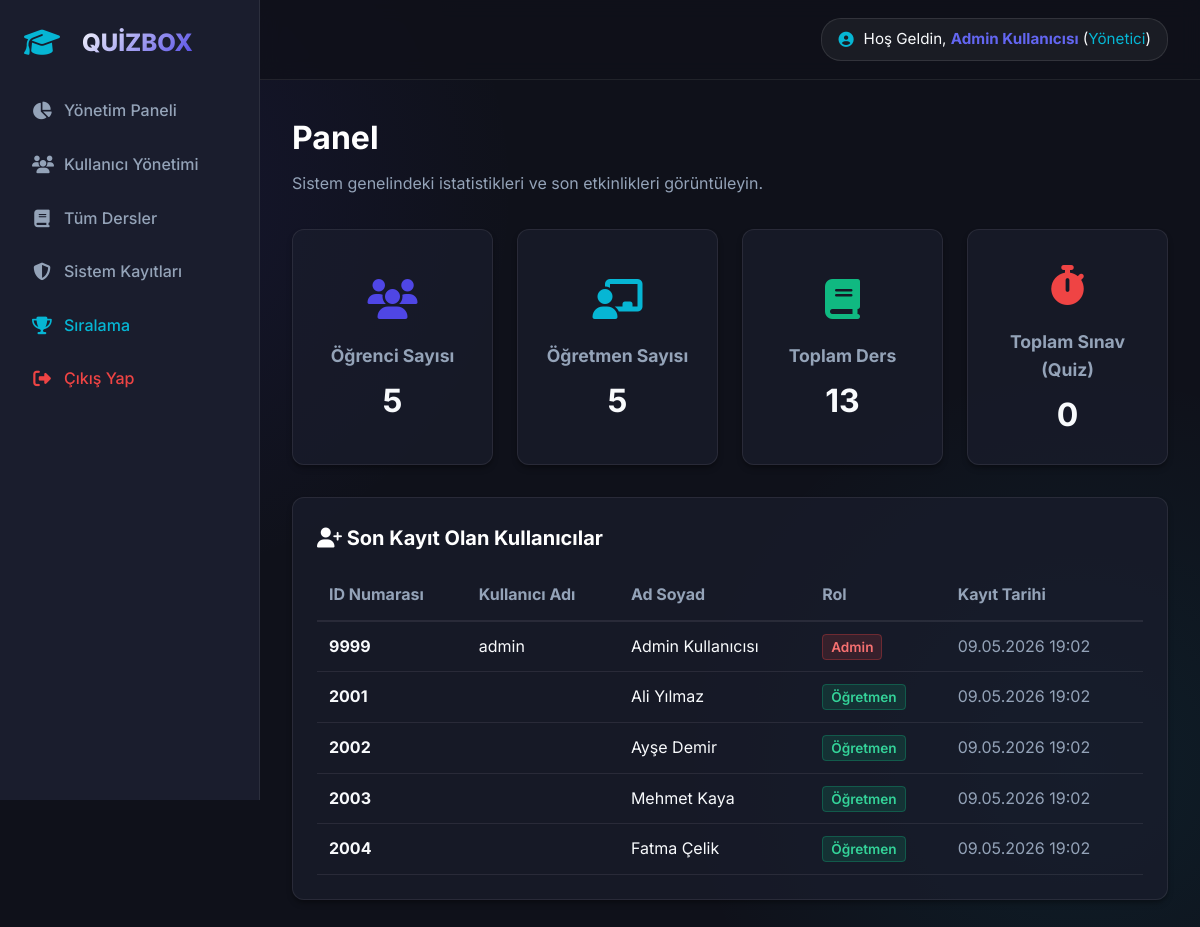
/public/admin/dashboard (signed in), run on the app's committed database.
### tables this page shows
CREATE TABLE `users` (
  `id` int(11) NOT NULL AUTO_INCREMENT,
  `first_name` varchar(50) NOT NULL,
  `last_name` varchar(50) NOT NULL,
  `user_number` int(11) NOT NULL,
  `username` varchar(50) DEFAULT NULL,
  `email` varchar(100) DEFAULT NULL,
  `password` varchar(255) DEFAULT NULL,
  `role` enum('admin','teacher','student') NOT NULL DEFAULT 'student',
  `created_at` timestamp NOT NULL DEFAULT current_timestamp(),
  `last_login` timestamp NULL DEFAULT NULL,
  `reset_token` varchar(255) DEFAULT NULL,
  `reset_expires` datetime DEFAULT NULL,
  PRIMARY KEY (`id`),
  UNIQUE KEY `username` (`username`),
  UNIQUE KEY `user_number` (`user_number`),
  UNIQUE KEY `email` (`email`)
);

### app/Controllers/Admin.php (called while the page is built, shortened)
<?php
class Admin extends Controller {
    public function dashboard() {
        $db = new Database();
        $db->query('SELECT COUNT(*) as count FROM users WHERE role = "student"');
        $student_count = $db->single()->count;
        $db->query('SELECT COUNT(*) as count FROM users WHERE role = "teacher"');
        $teacher_count = $db->single()->count;
        $db->query('SELECT COUNT(*) as count FROM courses');
        $course_count = $db->single()->count;
        $db->query('SELECT COUNT(*) as count FROM quizzes');
        $quiz_count = $db->single()->count;
        $db->query('SELECT * FROM users ORDER BY created_at DESC LIMIT 5');
        $recent_users = $db->resultSet();
        $data = [
            'stats' => [
                'students' => $student_count,
                'teachers' => $teacher_count,
                'courses' => $course_count,
                'quizzes' => $quiz_count
            ],
            'recent_users' => $recent_users
        ];
        $this->view('admin/dashboard', $data);
    }
}

### app/Core/Router.php (called while the page is built, shortened)
<?php
class Router {
    protected $currentMethod = 'index';
    public function __construct() {
        $url = $this->getUrl();
        if (isset($url[0]) && file_exists('../app/Controllers/' . ucwords($url[0]) . '.php')) {
            unset($url[0]);
        }
        $this->currentController = new $this->currentController;
        if (isset($url[1])) {
            if (method_exists($this->currentController, $url[1])) {
                $this->currentMethod = $url[1];
                unset($url[1]);
            }
        }
        $this->params = $url ? array_values($url) : [];
        call_user_func_array([$this->currentController, $this->currentMethod], $this->params);
    }
    public function getUrl() {
        if (isset($_GET['url'])) {
            $url = rtrim($_GET['url'], '/');
            $url = filter_var($url, FILTER_SANITIZE_URL);
            $url = explode('/', $url);
            return $url;
        }
        return [];
    }
}

### public/index.php (called while the page is built, shortened)
<?php
$init = new Router();

### app/Helpers/Language.php (called while the page is built, shortened)
<?php
class Language {
    private static $translations = [];
    public static function load() {
        self::$translations = [
            'dashboard' => 'Panel',
            'my_courses' => 'Derslerim',
            'quizzes' => 'Sınavlar',
            'question_bank' => 'Soru Bankası',
            'my_profile' => 'Profilim',
            'browse_courses' => 'Derslere Göz At',
            'active_quizzes' => 'Aktif Sınavlar',
            'my_results' => 'Sonuçlarım',
            'leaderboard' => 'Sıralama',
            'logout' => 'Çıkış Yap',
            'welcome' => 'Hoş Geldin',
            'settings' => 'Ayarlar',
            'users' => 'Kullanıcılar',
            'system_logs' => 'Sistem Kayıtları',
            'courses' => 'Dersler',
            'students' => 'Öğrenciler',
            'teachers' => 'Öğretmenler'
        ];
    }
    public static function get($key) {
        return isset(self::$translations[$key]) ? self::$translations[$key] : $key;
    }
}

### app/Core/Database.php (called while the page is built, shortened)
<?php
class Database {
    private $host = DB_HOST;
    private $user = DB_USER;
    private $pass = DB_PASS;
    private $dbname = DB_NAME;
    private $dbh;
    private $stmt;
    public function __construct() {
        $dsn = 'mysql:host=' . $this->host . ';dbname=' . $this->dbname . ';charset=utf8mb4';
        $options = array(
            PDO::ATTR_PERSISTENT => true,
            PDO::ATTR_ERRMODE => PDO::ERRMODE_EXCEPTION,
            PDO::ATTR_DEFAULT_FETCH_MODE => PDO::FETCH_OBJ
        );
        try {
            $this->dbh = new PDO($dsn, $this->user, $this->pass, $options);
        } catch(PDOException $e) {
            $this->error = $e->getMessage();
            echo $this->error;
        }
    }
    public function query($sql) {
        $this->stmt = $this->dbh->prepare($sql);
    }
    public function execute() {
        return $this->stmt->execute();
    }
    public function resultSet() {
        $this->execute();
        return $this->stmt->fetchAll();
    }
}

### views/admin/dashboard.php (the view)
<?php require '../views/layouts/header.php'; ?>
<div class="ls-dashboard-container">
    <?php require '../views/layouts/sidebar.php'; ?>
    <main class="ls-main-content">
        <?php require '../views/layouts/navbar.php'; ?>
        <div class="ls-header-section">
            <h2><?php echo Language::get('dashboard'); ?></h2>
            <p>Sistem genelindeki istatistikleri ve son etkinlikleri görüntüleyin.</p>
        </div>
        <div style="display: grid; grid-template-columns: repeat(auto-fit, minmax(200px, 1fr)); gap: 1.5rem; margin-bottom: 2rem;">
            <div class="ls-card" style="margin-bottom: 0; display: flex; flex-direction: column; justify-content: center; align-items: center; text-align: center;">
                <div style="font-size: 2.5rem; color: var(--primary); margin-bottom: 10px;"><i class="fa-solid fa-users"></i></div>
                <h3 style="margin-bottom: 5px; font-size: 1.1rem; color: var(--text-muted);">Öğrenci Sayısı</h3>
                <div style="font-size: 2rem; font-weight: bold;"><?php echo $data['stats']['students']; ?></div>
            </div>
            <div class="ls-card" style="margin-bottom: 0; display: flex; flex-direction: column; justify-content: center; align-items: center; text-align: center;">
                <div style="font-size: 2.5rem; color: var(--accent); margin-bottom: 10px;"><i class="fa-solid fa-chalkboard-user"></i></div>
                <h3 style="margin-bottom: 5px; font-size: 1.1rem; color: var(--text-muted);">Öğretmen Sayısı</h3>
                <div style="font-size: 2rem; font-weight: bold;"><?php echo $data['stats']['teachers']; ?></div>
            </div>
            <div class="ls-card" style="margin-bottom: 0; display: flex; flex-direction: column; justify-content: center; align-items: center; text-align: center;">
                <div style="font-size: 2.5rem; color: var(--success); margin-bottom: 10px;"><i class="fa-solid fa-book"></i></div>
                <h3 style="margin-bottom: 5px; font-size: 1.1rem; color: var(--text-muted);">Toplam Ders</h3>
                <div style="font-size: 2rem; font-weight: bold;"><?php echo $data['stats']['courses']; ?></div>
            </div>
            <div class="ls-card" style="margin-bottom: 0; display: flex; flex-direction: column; justify-content: center; align-items: center; text-align: center;">
                <div style="font-size: 2.5rem; color: var(--danger); margin-bottom: 10px;"><i class="fa-solid fa-stopwatch"></i></div>
                <h3 style="margin-bottom: 5px; font-size: 1.1rem; color: var(--text-muted);">Toplam Sınav (Quiz)</h3>
                <div style="font-size: 2rem; font-weight: bold;"><?php echo $data['stats']['quizzes']; ?></div>
            </div>
        </div>
        <div class="ls-card">
            <h3><i class="fa-solid fa-user-plus"></i> Son Kayıt Olan Kullanıcılar</h3>
            <div style="overflow-x: auto; margin-top: 15px;">
                <table style="width: 100%; border-collapse: collapse;">
                    <thead>
                        <tr style="border-bottom: 2px solid var(--glass-border); text-align: left;">
                            <th style="padding: 12px; color: var(--text-muted);">ID Numarası</th>
                            <th style="padding: 12px; color: var(--text-muted);">Kullanıcı Adı</th>
                            <th style="padding: 12px; color: var(--text-muted);">Ad Soyad</th>
                            <th style="padding: 12px; color: var(--text-muted);">Rol</th>
                            <th style="padding: 12px; color: var(--text-muted);">Kayıt Tarihi</th>
                        </tr>
                    </thead>
                    <tbody>
                        <?php foreach($data['recent_users'] as $user): ?>
                        <tr style="border-bottom: 1px solid var(--glass-border); transition: background-color 0.2s;">
                            <td style="padding: 12px;"><strong><?php echo htmlspecialchars($user->user_number); ?></strong></td>
                            <td style="padding: 12px;"><?php echo htmlspecialchars($user->username); ?></td>
                            <td style="padding: 12px;"><?php echo htmlspecialchars($user->first_name . ' ' . $user->last_name); ?></td>
                            <td style="padding: 12px;">
                                <?php if($user->role == 'admin'): ?>
                                    <span style="background: rgba(239, 68, 68, 0.15); color: #f87171; border: 1px solid rgba(239, 68, 68, 0.3); padding: 4px 8px; border-radius: 4px; font-size: 0.85rem; font-weight: 600;">Admin</span>
                                <?php elseif($user->role == 'teacher'): ?>
                                    <span style="background: rgba(16, 185, 129, 0.15); color: #34d399; border: 1px solid rgba(16, 185, 129, 0.3); padding: 4px 8px; border-radius: 4px; font-size: 0.85rem; font-weight: 600;">Öğretmen</span>
                                <?php else: ?>
                                    <span style="background: rgba(14, 165, 233, 0.15); color: var(--accent); border: 1px solid rgba(14, 165, 233, 0.3); padding: 4px 8px; border-radius: 4px; font-size: 0.85rem; font-weight: 600;">Öğrenci</span>
                                <?php endif; ?>
                            </td>
                            <td style="padding: 12px;" class="text-muted"><?php echo date('d.m.Y H:i', strtotime($user->created_at)); ?></td>
                        </tr>
                        <?php endforeach; ?>
                    </tbody>
                </table>
            </div>
        </div>
    </main>
</div>
<?php require '../views/layouts/footer.php'; ?>

### public/assets/css/style.css (style rules this page uses)
:root { --bg-main: #0f111a; --bg-secondary: #1a1d2d; --primary: #4f46e5; --primary-hover: #6366f1; --primary-glow: rgba(79, 70, 229, 0.4); --accent: #06b6d4; --text-main: #f8fafc; --text-muted: #94a3b8; --glass-bg: rgba(26, 29, 45, 0.7); --glass-border: rgba(255, 255, 255, 0.08); --danger: #ef4444; --success: #10b981; --shadow-md: 0 4px 6px -1px rgba(0, 0, 0, 0.3), 0 2px 4px -1px rgba(0, 0, 0, 0.18); --shadow-xl: 0 20px 25px -5px rgba(0, 0, 0, 0.5), 0 10px 10px -5px rgba(0, 0, 0, 0.2); }
* { margin: 0; padding: 0; box-sizing: border-box; font-family: 'Inter', sans-serif; }
body { background-color: var(--bg-main); color: var(--text-main); line-height: 1.6; min-height: 100vh; background-image: radial-gradient(circle at 10% 20%, rgba(79, 70, 229, 0.1), transparent 30%), radial-gradient(circle at 90% 80%, rgba(6, 182, 212, 0.08), transparent 30%); background-attachment: fixed; }
h1, h2, h3, h4, h5 { font-weight: 700; color: #fff; margin-bottom: 1rem; }
.text-muted { color: var(--text-muted); }
.ls-dashboard-container { display: flex; min-height: 100vh; }
.ls-main-content { flex: 1; margin-left: 260px; padding: 2rem; padding-top: calc(80px + 2rem); }
.ls-header-section { margin-bottom: 2rem; }
.ls-header-section h2 { font-size: 2rem; margin-bottom: 0.5rem; }
.ls-header-section p { color: var(--text-muted); }
.ls-card { background: var(--glass-bg); border: 1px solid var(--glass-border); border-radius: 12px; padding: 1.5rem; box-shadow: var(--shadow-md); margin-bottom: 1.5rem; transition: transform 0.2s ease, box-shadow 0.2s ease; }
.ls-card h3 { margin-bottom: 1rem; font-size: 1.25rem; }

### data on the page
users: user_number "9999", username "admin", first_name+last_name "Admin Kullanıcısı", role "Admin", created_at "09.05.2026 19:02"
users: user_number "2001", first_name+last_name "Ali Yılmaz", role "Öğretmen", created_at "09.05.2026 19:02"
users: user_number "2002", first_name+last_name "Ayşe Demir", role "Öğretmen", created_at "09.05.2026 19:02"
users: user_number "2003", first_name+last_name "Mehmet Kaya", role "Öğretmen", created_at "09.05.2026 19:02"
users: user_number "2004", first_name+last_name "Fatma Çelik", role "Öğretmen", created_at "09.05.2026 19:02"

### other printed values
Language::get('leaderboard') "Sıralama"
Language::get('logout') "Çıkış Yap"
Language::get('welcome') "Hoş Geldin"
$_SESSION['user_first_name'] . ' ' . $_SESSION['user_last_name'] "Admin Kullanıcısı"
$role_tr[$_SESSION['user_role']] "Yönetici"
Language::get('dashboard') "Panel"
$data['stats']['students'] "5"
$data['stats']['teachers'] "5"
$data['stats']['courses'] "13"
$data['stats']['quizzes'] "0"
